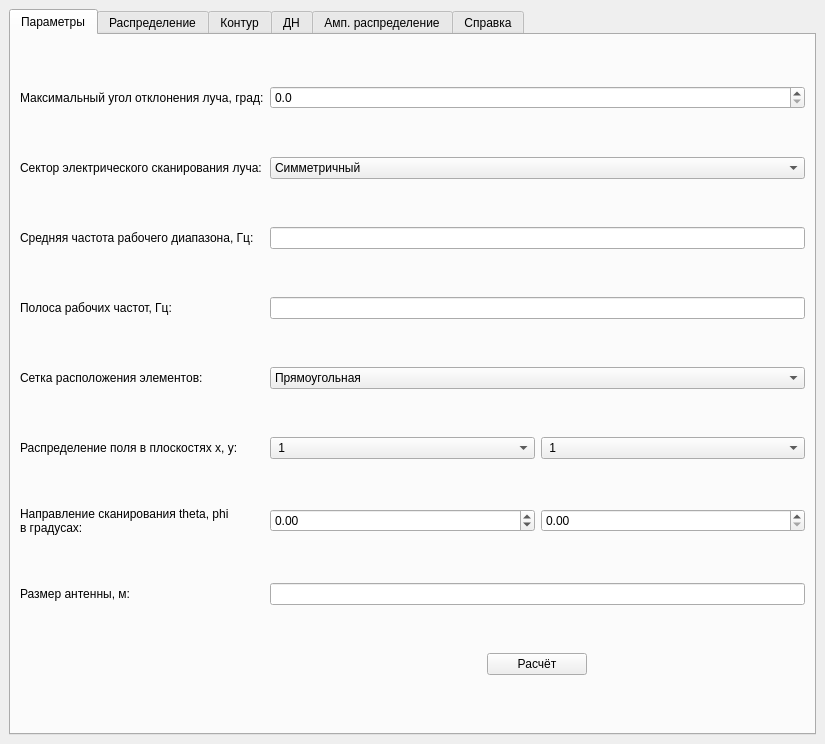
<?xml version="1.0" encoding="UTF-8"?>
<ui version="4.0">
 <class>MainWindow</class>
 <widget class="QMainWindow" name="MainWindow">
  <property name="enabled">
   <bool>true</bool>
  </property>
  <property name="geometry">
   <rect>
    <x>0</x>
    <y>0</y>
    <width>825</width>
    <height>744</height>
   </rect>
  </property>
  <property name="windowTitle">
   <string>Расчёт ФАР</string>
  </property>
  <widget class="QWidget" name="centralwidget">
   <layout class="QVBoxLayout" name="verticalLayout">
    <item>
     <widget class="QTabWidget" name="tabWidget">
      <property name="currentIndex">
       <number>0</number>
      </property>
      <widget class="QWidget" name="parametr">
       <attribute name="title">
        <string>Параметры</string>
       </attribute>
       <layout class="QHBoxLayout" name="horizontalLayout_2">
        <item>
         <layout class="QGridLayout" name="gridLayout">
          <item row="0" column="1">
           <widget class="QDoubleSpinBox" name="theta_max_value">
            <property name="decimals">
             <number>1</number>
            </property>
            <property name="maximum">
             <double>90.000000000000000</double>
            </property>
           </widget>
          </item>
          <item row="8" column="0">
           <widget class="QLabel" name="size_label">
            <property name="text">
             <string>Размер антенны, м:</string>
            </property>
           </widget>
          </item>
          <item row="1" column="0">
           <widget class="QLabel" name="sector_label">
            <property name="text">
             <string>Сектор электрического сканирования луча:</string>
            </property>
           </widget>
          </item>
          <item row="3" column="1">
           <widget class="QLineEdit" name="delta_f_value"/>
          </item>
          <item row="4" column="0">
           <widget class="QLabel" name="grid_label">
            <property name="text">
             <string>Сетка расположения элементов:</string>
            </property>
           </widget>
          </item>
          <item row="3" column="0">
           <widget class="QLabel" name="delta_f_label">
            <property name="text">
             <string>Полоса рабочих частот, Гц:</string>
            </property>
           </widget>
          </item>
          <item row="4" column="1">
           <widget class="QComboBox" name="grid_value">
            <item>
             <property name="text">
              <string>Прямоугольная</string>
             </property>
            </item>
            <item>
             <property name="text">
              <string>Гексагональная</string>
             </property>
            </item>
           </widget>
          </item>
          <item row="7" column="0">
           <widget class="QLabel" name="thetaphi_label">
            <property name="sizePolicy">
             <sizepolicy hsizetype="Preferred" vsizetype="Maximum">
              <horstretch>0</horstretch>
              <verstretch>0</verstretch>
             </sizepolicy>
            </property>
            <property name="text">
             <string>Направление сканирования theta, phi
в градусах:</string>
            </property>
           </widget>
          </item>
          <item row="2" column="0">
           <widget class="QLabel" name="f0_label">
            <property name="text">
             <string>Средняя частота рабочего диапазона, Гц:</string>
            </property>
           </widget>
          </item>
          <item row="8" column="1">
           <widget class="QLineEdit" name="size_value"/>
          </item>
          <item row="1" column="1">
           <widget class="QComboBox" name="sector_value">
            <item>
             <property name="text">
              <string>Симметричный</string>
             </property>
            </item>
            <item>
             <property name="text">
              <string>Конический</string>
             </property>
            </item>
           </widget>
          </item>
          <item row="9" column="1" alignment="Qt::AlignHCenter">
           <widget class="QPushButton" name="calc_value">
            <property name="minimumSize">
             <size>
              <width>100</width>
              <height>0</height>
             </size>
            </property>
            <property name="maximumSize">
             <size>
              <width>100</width>
              <height>16777215</height>
             </size>
            </property>
            <property name="text">
             <string>Расчёт</string>
            </property>
           </widget>
          </item>
          <item row="0" column="0">
           <widget class="QLabel" name="theta_max_label">
            <property name="text">
             <string>Максимальный угол отклонения луча, град:</string>
            </property>
           </widget>
          </item>
          <item row="2" column="1">
           <widget class="QLineEdit" name="f0_value"/>
          </item>
          <item row="6" column="1">
           <layout class="QHBoxLayout" name="horizontalLayout_3">
            <item>
             <widget class="QComboBox" name="dist_x_value">
              <property name="sizePolicy">
               <sizepolicy hsizetype="Preferred" vsizetype="Maximum">
                <horstretch>0</horstretch>
                <verstretch>0</verstretch>
               </sizepolicy>
              </property>
              <item>
               <property name="text">
                <string> 1</string>
               </property>
              </item>
              <item>
               <property name="text">
                <string> 2</string>
               </property>
              </item>
              <item>
               <property name="text">
                <string> 3</string>
               </property>
              </item>
              <item>
               <property name="text">
                <string> 4</string>
               </property>
              </item>
              <item>
               <property name="text">
                <string> 5</string>
               </property>
              </item>
              <item>
               <property name="text">
                <string> 6</string>
               </property>
              </item>
             </widget>
            </item>
            <item>
             <widget class="QComboBox" name="dist_y_value">
              <property name="sizePolicy">
               <sizepolicy hsizetype="Preferred" vsizetype="Maximum">
                <horstretch>0</horstretch>
                <verstretch>0</verstretch>
               </sizepolicy>
              </property>
              <item>
               <property name="text">
                <string> 1</string>
               </property>
              </item>
              <item>
               <property name="text">
                <string> 2</string>
               </property>
              </item>
              <item>
               <property name="text">
                <string> 3</string>
               </property>
              </item>
              <item>
               <property name="text">
                <string> 4</string>
               </property>
              </item>
              <item>
               <property name="text">
                <string> 5</string>
               </property>
              </item>
              <item>
               <property name="text">
                <string> 6</string>
               </property>
              </item>
             </widget>
            </item>
           </layout>
          </item>
          <item row="6" column="0">
           <widget class="QLabel" name="dist_label">
            <property name="sizePolicy">
             <sizepolicy hsizetype="Preferred" vsizetype="Maximum">
              <horstretch>0</horstretch>
              <verstretch>0</verstretch>
             </sizepolicy>
            </property>
            <property name="text">
             <string>Распределение поля в плоскостях x, y:</string>
            </property>
           </widget>
          </item>
          <item row="7" column="1">
           <layout class="QHBoxLayout" name="horizontalLayout_4">
            <item>
             <widget class="QDoubleSpinBox" name="theta_0_value">
              <property name="minimum">
               <double>-90.000000000000000</double>
              </property>
              <property name="maximum">
               <double>90.000000000000000</double>
              </property>
             </widget>
            </item>
            <item>
             <widget class="QDoubleSpinBox" name="phi_0_value">
              <property name="maximum">
               <double>360.000000000000000</double>
              </property>
             </widget>
            </item>
           </layout>
          </item>
         </layout>
        </item>
       </layout>
      </widget>
      <widget class="QWidget" name="distribution">
       <attribute name="title">
        <string>Распределение</string>
       </attribute>
       <layout class="QHBoxLayout" name="horizontalLayout"/>
      </widget>
      <widget class="QWidget" name="contour">
       <attribute name="title">
        <string>Контур</string>
       </attribute>
       <layout class="QVBoxLayout" name="verticalLayout_2">
        <item>
         <widget class="QWidget" name="widget" native="true"/>
        </item>
       </layout>
      </widget>
      <widget class="QWidget" name="DN">
       <attribute name="title">
        <string>ДН</string>
       </attribute>
       <layout class="QVBoxLayout" name="verticalLayout_3">
        <item>
         <widget class="QWidget" name="widget_2" native="true"/>
        </item>
       </layout>
      </widget>
      <widget class="QWidget" name="amplt_dist">
       <attribute name="title">
        <string>Амп. распределение</string>
       </attribute>
       <layout class="QVBoxLayout" name="verticalLayout_4">
        <item>
         <widget class="QWidget" name="widget_3" native="true"/>
        </item>
       </layout>
      </widget>
      <widget class="QWidget" name="man">
       <attribute name="title">
        <string>Справка</string>
       </attribute>
       <layout class="QGridLayout" name="gridLayout_2">
        <item row="3" column="1">
         <widget class="QLabel" name="label_14">
          <property name="text">
           <string/>
          </property>
          <property name="pixmap">
           <pixmap resource="../resources/resources.qrc">:/root/img/equation3.svg</pixmap>
          </property>
         </widget>
        </item>
        <item row="5" column="0">
         <widget class="QLabel" name="label_10">
          <property name="sizePolicy">
           <sizepolicy hsizetype="Minimum" vsizetype="Preferred">
            <horstretch>0</horstretch>
            <verstretch>0</verstretch>
           </sizepolicy>
          </property>
          <property name="text">
           <string>5.</string>
          </property>
         </widget>
        </item>
        <item row="6" column="1">
         <widget class="QLabel" name="label_20">
          <property name="text">
           <string/>
          </property>
          <property name="pixmap">
           <pixmap resource="../resources/resources.qrc">:/root/img/equation6.svg</pixmap>
          </property>
         </widget>
        </item>
        <item row="2" column="1">
         <widget class="QLabel" name="label_19">
          <property name="text">
           <string/>
          </property>
          <property name="pixmap">
           <pixmap resource="../resources/resources.qrc">:/root/img/equation2.svg</pixmap>
          </property>
         </widget>
        </item>
        <item row="4" column="0">
         <widget class="QLabel" name="label_17">
          <property name="sizePolicy">
           <sizepolicy hsizetype="Minimum" vsizetype="Preferred">
            <horstretch>0</horstretch>
            <verstretch>0</verstretch>
           </sizepolicy>
          </property>
          <property name="text">
           <string>4.</string>
          </property>
         </widget>
        </item>
        <item row="4" column="1">
         <widget class="QLabel" name="label_12">
          <property name="text">
           <string/>
          </property>
          <property name="pixmap">
           <pixmap resource="../resources/resources.qrc">:/root/img/equation4.svg</pixmap>
          </property>
         </widget>
        </item>
        <item row="1" column="0">
         <widget class="QLabel" name="label_9">
          <property name="sizePolicy">
           <sizepolicy hsizetype="Maximum" vsizetype="Preferred">
            <horstretch>0</horstretch>
            <verstretch>0</verstretch>
           </sizepolicy>
          </property>
          <property name="text">
           <string>1.</string>
          </property>
         </widget>
        </item>
        <item row="2" column="0">
         <widget class="QLabel" name="label_16">
          <property name="sizePolicy">
           <sizepolicy hsizetype="Minimum" vsizetype="Preferred">
            <horstretch>0</horstretch>
            <verstretch>0</verstretch>
           </sizepolicy>
          </property>
          <property name="text">
           <string>2.</string>
          </property>
         </widget>
        </item>
        <item row="5" column="1">
         <widget class="QLabel" name="label_13">
          <property name="text">
           <string/>
          </property>
          <property name="pixmap">
           <pixmap resource="../resources/resources.qrc">:/root/img/equation5.svg</pixmap>
          </property>
         </widget>
        </item>
        <item row="1" column="1">
         <widget class="QLabel" name="label_18">
          <property name="text">
           <string/>
          </property>
          <property name="pixmap">
           <pixmap resource="../resources/resources.qrc">:/root/img/equation1.svg</pixmap>
          </property>
         </widget>
        </item>
        <item row="6" column="0">
         <widget class="QLabel" name="label_11">
          <property name="sizePolicy">
           <sizepolicy hsizetype="Minimum" vsizetype="Preferred">
            <horstretch>0</horstretch>
            <verstretch>0</verstretch>
           </sizepolicy>
          </property>
          <property name="text">
           <string>6.</string>
          </property>
         </widget>
        </item>
        <item row="3" column="0">
         <widget class="QLabel" name="label_15">
          <property name="sizePolicy">
           <sizepolicy hsizetype="Minimum" vsizetype="Preferred">
            <horstretch>0</horstretch>
            <verstretch>0</verstretch>
           </sizepolicy>
          </property>
          <property name="text">
           <string>3.</string>
          </property>
         </widget>
        </item>
        <item row="0" column="1">
         <widget class="QLabel" name="label_21">
          <property name="sizePolicy">
           <sizepolicy hsizetype="Preferred" vsizetype="Fixed">
            <horstretch>0</horstretch>
            <verstretch>0</verstretch>
           </sizepolicy>
          </property>
          <property name="text">
           <string>Амплитудные распределения</string>
          </property>
          <property name="alignment">
           <set>Qt::AlignCenter</set>
          </property>
         </widget>
        </item>
       </layout>
      </widget>
     </widget>
    </item>
   </layout>
  </widget>
 </widget>
 <resources>
  <include location="../resources/resources.qrc"/>
 </resources>
 <connections/>
</ui>
